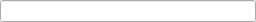
<?xml version="1.0" encoding="UTF-8"?>
<ui version="4.0">
 <class>CFilterDialog</class>
 <widget class="QDialog" name="CFilterDialog">
  <property name="geometry">
   <rect>
    <x>0</x>
    <y>0</y>
    <width>256</width>
    <height>20</height>
   </rect>
  </property>
  <property name="windowTitle">
   <string>Dialog</string>
  </property>
  <layout class="QVBoxLayout" name="verticalLayout">
   <property name="spacing">
    <number>0</number>
   </property>
   <property name="leftMargin">
    <number>0</number>
   </property>
   <property name="topMargin">
    <number>0</number>
   </property>
   <property name="rightMargin">
    <number>0</number>
   </property>
   <property name="bottomMargin">
    <number>0</number>
   </property>
   <item>
    <widget class="QLineEdit" name="_lineEdit"/>
   </item>
  </layout>
 </widget>
 <resources/>
 <connections/>
</ui>
